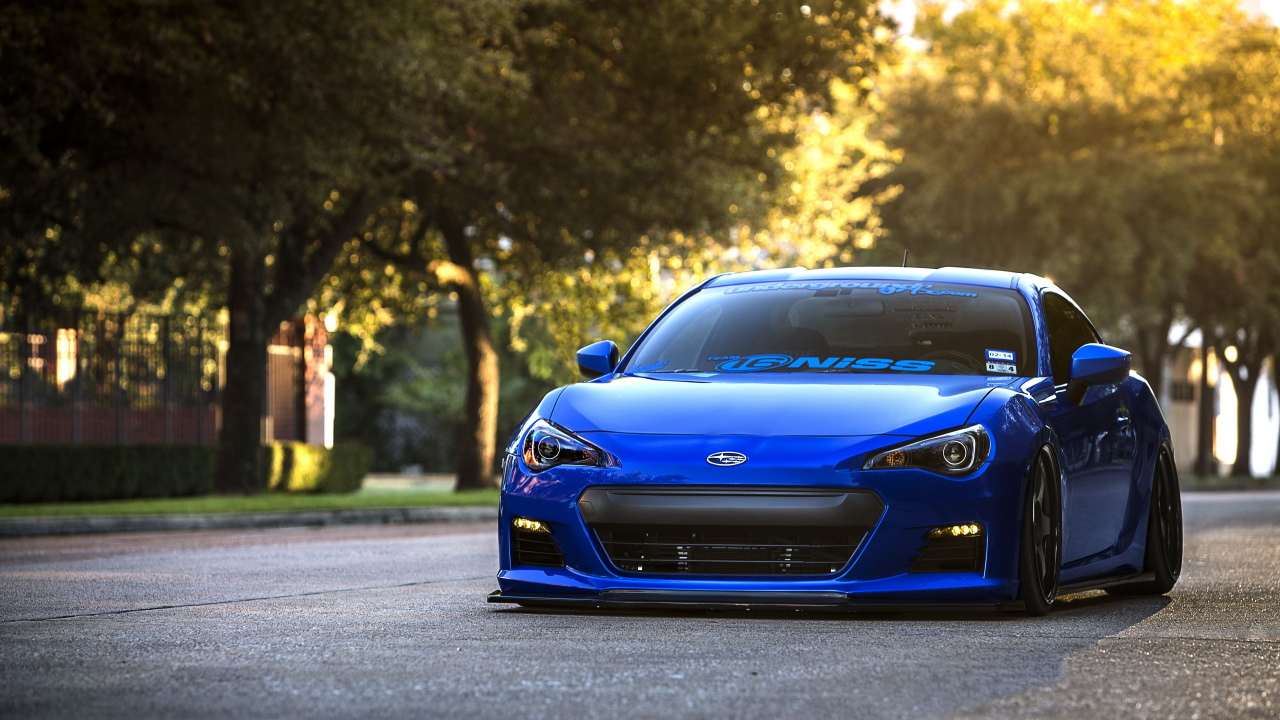
#> input picture Signals and Image Processing/subaru.jpg, 3840 x 2160 px (shown at 1/3 size)
$ python 'SIP Practicum.py'
#> lines starting #> are read from the running program, lines starting #| are printed output that depends on the picture

import cv2

img = cv2.imread("subaru.jpg")
#> img is the input picture: shape (2160, 3840, 3); mean B, G, R 78.8, 87.4, 90.7

down_width = 1280
down_height = 720
down_points = (down_width, down_height)
img = cv2.resize(img, down_points, interpolation= cv2.INTER_LINEAR)
#> img: shape (720, 1280, 3)

hh, ww = img.shape[:2]
#> hh = 720; ww = 1280

# resize down, then back up
w, h = (8, 8)
result1 = cv2.resize(img, (w, h), interpolation=cv2.INTER_AREA)
result1 = cv2.resize(result1, (ww, hh), interpolation=cv2.INTER_AREA)
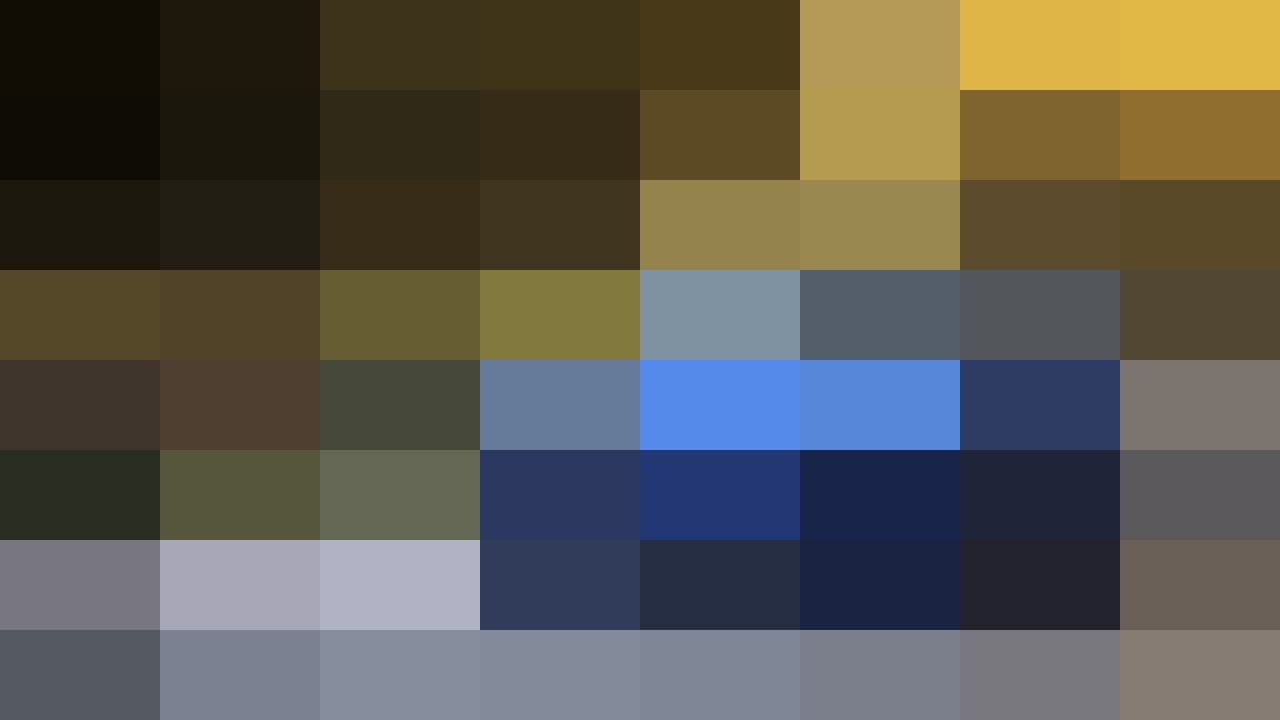
#> result1: shape (720, 1280, 3); mean of channels 0, 1, 2 78.9, 87.4, 90.7; drawn as B, G, R

w, h = (16, 16)
result2 = cv2.resize(img, (w, h), interpolation=cv2.INTER_AREA)
result2 = cv2.resize(result2, (ww, hh), interpolation=cv2.INTER_AREA)
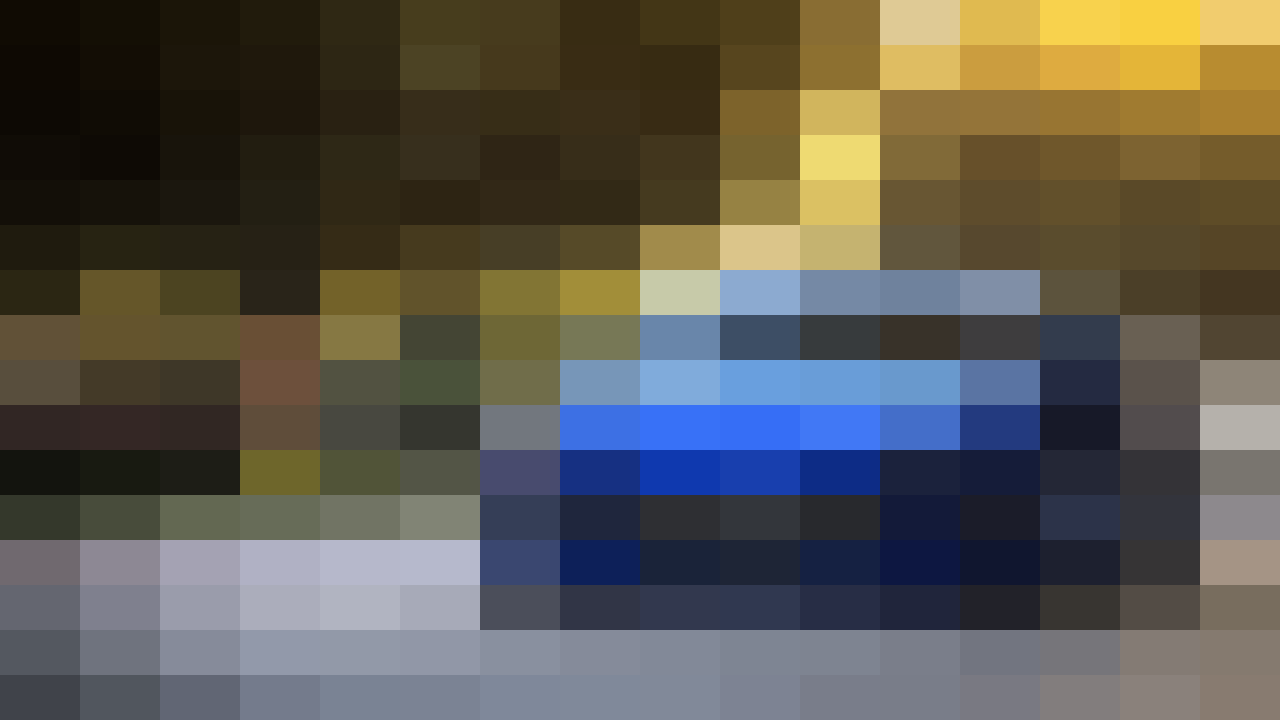
#> result2: shape (720, 1280, 3); mean of channels 0, 1, 2 78.8, 87.4, 90.8; drawn as B, G, R

w, h = (32, 32)
result3 = cv2.resize(img, (w, h), interpolation=cv2.INTER_AREA)
result3 = cv2.resize(result3, (ww, hh), interpolation=cv2.INTER_AREA)
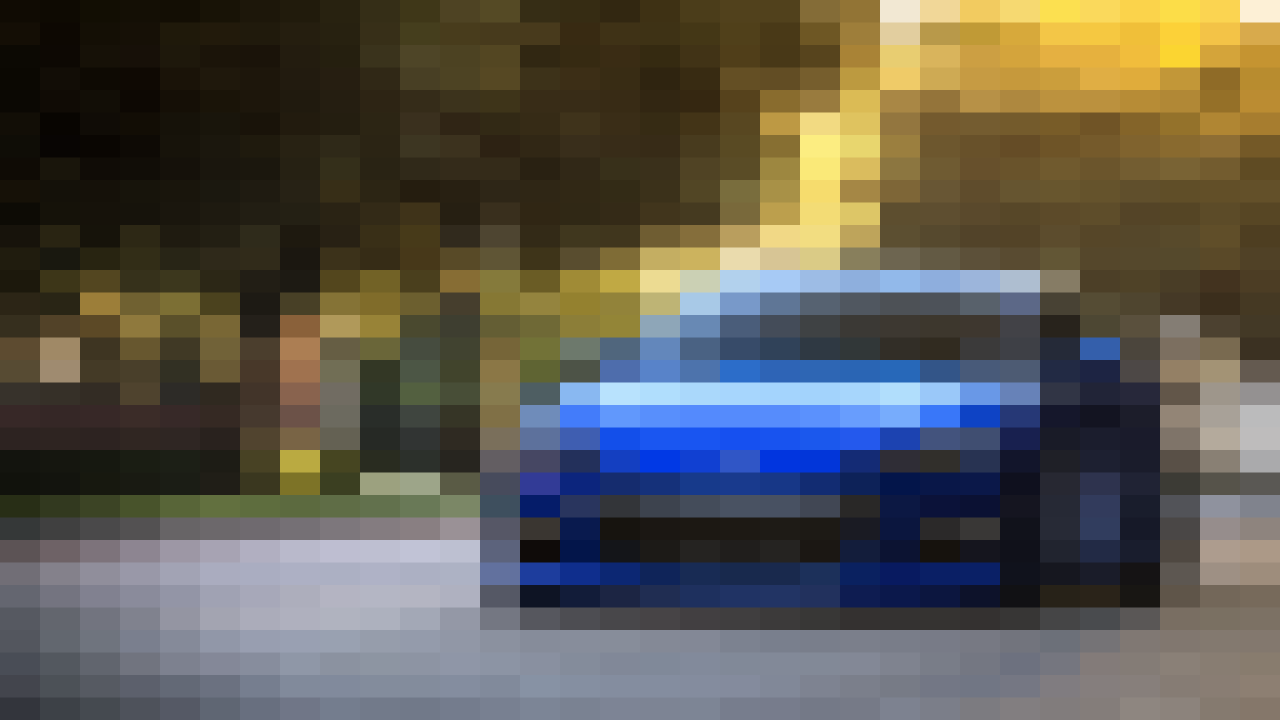
#> result3: shape (720, 1280, 3); mean B, G, R 78.9, 87.4, 90.7

w, h = (64, 64)
result4 = cv2.resize(img, (w, h), interpolation=cv2.INTER_AREA)
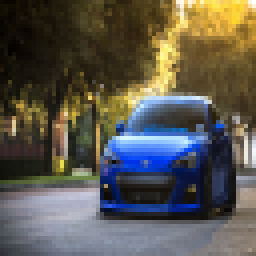
#> result4: shape (64, 64, 3) (shown 4 times larger); mean B, G, R 78.8, 87.4, 90.7
result4 = cv2.resize(result4, (ww, hh), interpolation=cv2.INTER_AREA)
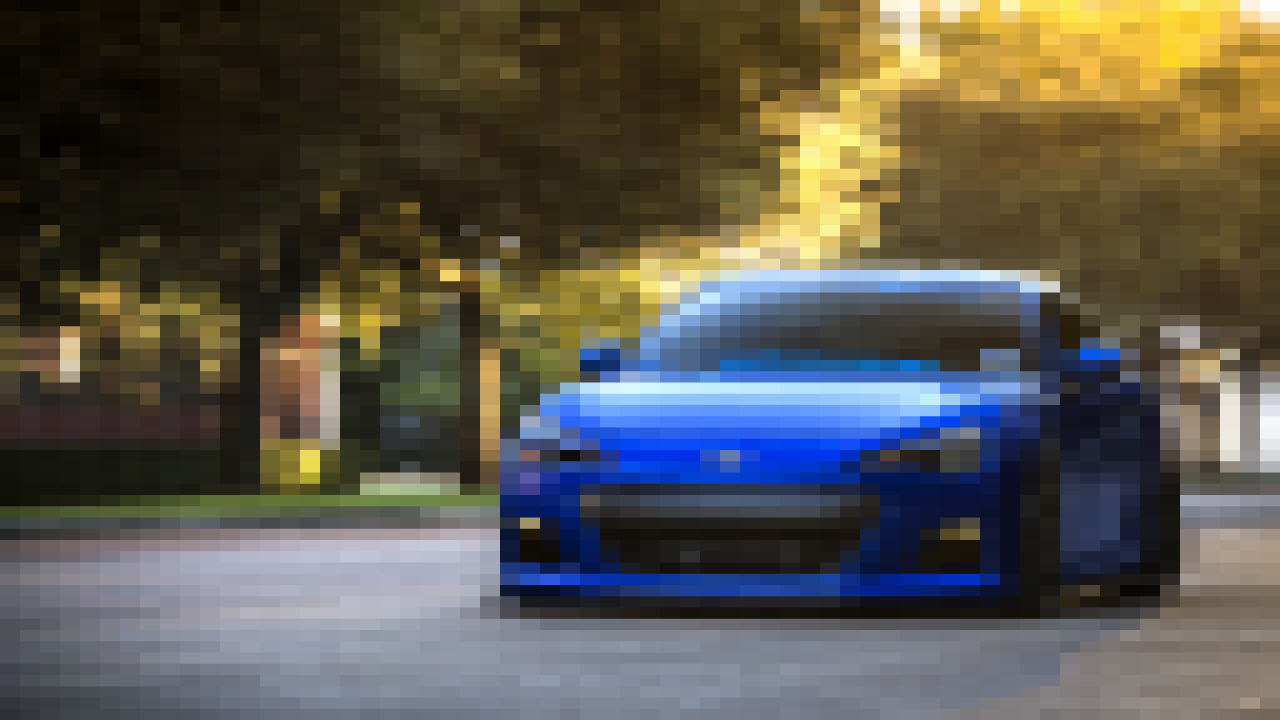
#> result4: shape (720, 1280, 3); mean B, G, R 78.9, 87.5, 90.7

# show result
cv2.imshow("Original Image", img)
cv2.imshow("8 Bit", result1)
cv2.imshow("16 Bit", result2)
cv2.imshow("32 Bit", result3)
cv2.imshow("64 Bit", result4)
cv2.waitKey(0)
cv2.destroyAllWindows()

$ run again, with Signals and Image Processing/cameraman.png saved as Signals and Image Processing/subaru.jpg
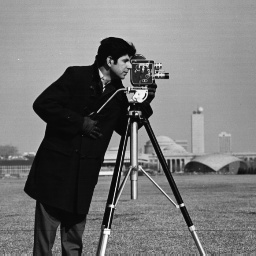
#> input picture Signals and Image Processing/cameraman.png, 256 x 256 px
#> img is the input picture: shape (256, 256, 3); min 4, max 254, mean 118.7
#> img: shape (720, 1280, 3)
#> `result2 = cv2.resize(result2, (ww, hh), interpolation=cv2.INTER_AREA)`:
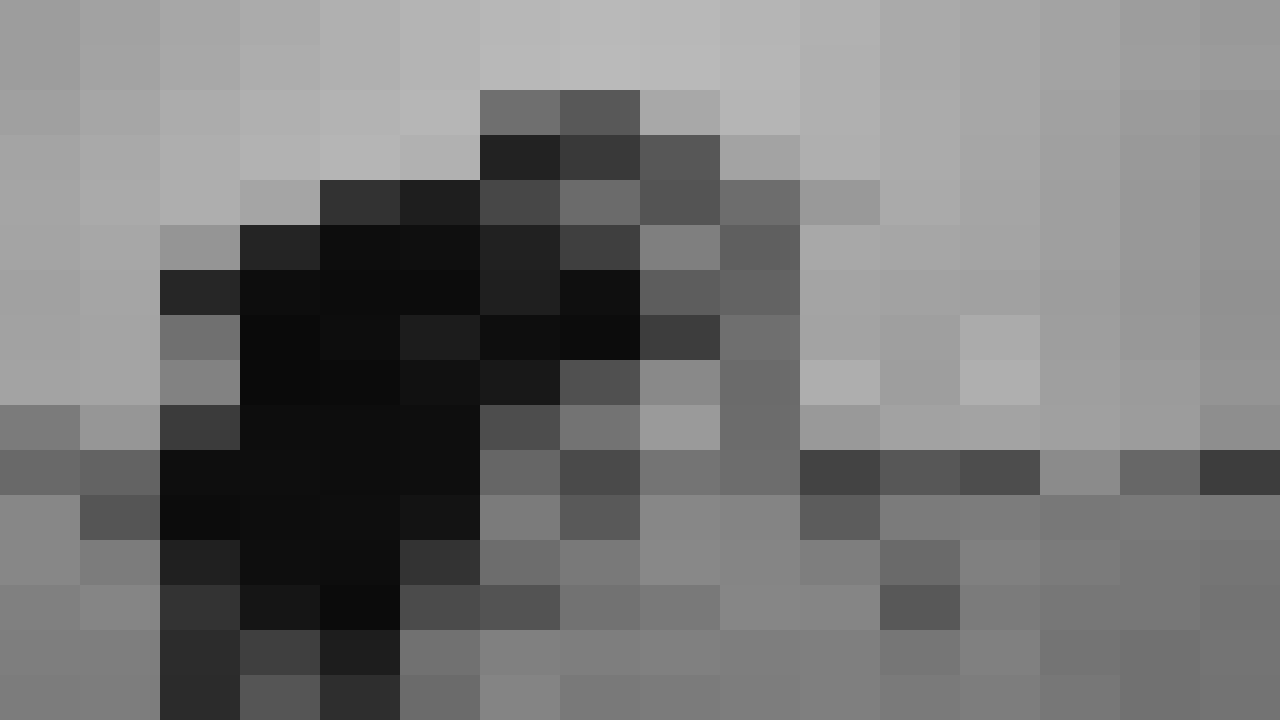
#> result2: shape (720, 1280, 3); min 10, max 186, mean 118.6
#> `result4 = cv2.resize(result4, (ww, hh), interpolation=cv2.INTER_AREA)`:
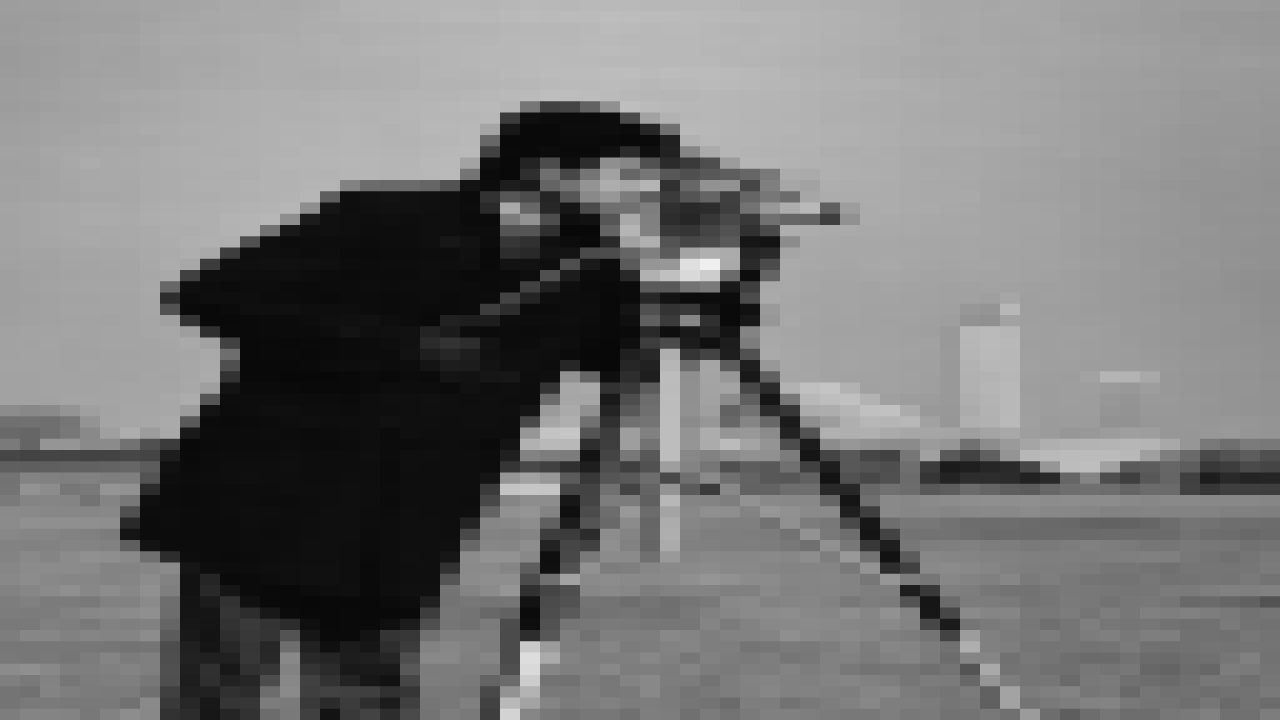
#> result4: shape (720, 1280, 3); min 8, max 239, mean 118.6
